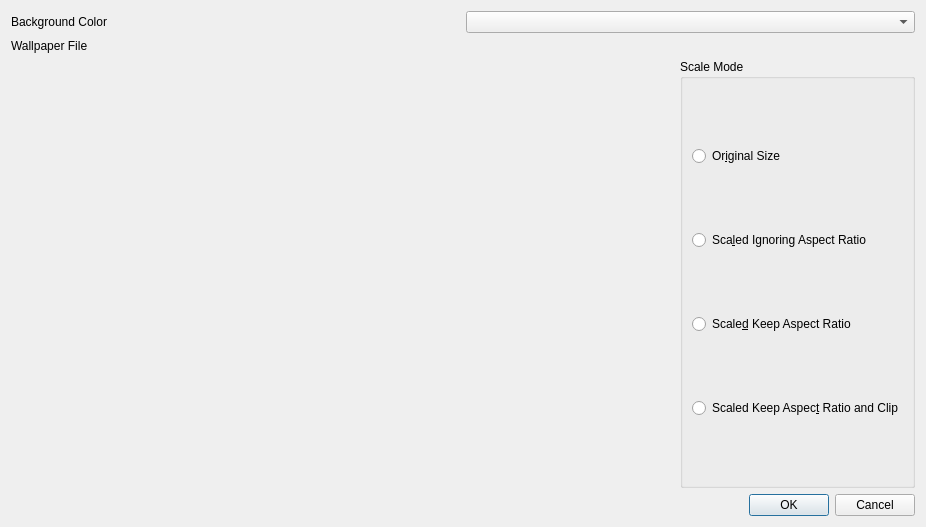
<?xml version="1.0" encoding="UTF-8"?>
<ui version="4.0">
 <author>Martin Koller</author>
 <class>ConfigureDesktopDialog</class>
 <widget class="QDialog" name="ConfigureDesktopDialog">
  <property name="geometry">
   <rect>
    <x>0</x>
    <y>0</y>
    <width>926</width>
    <height>527</height>
   </rect>
  </property>
  <property name="windowTitle">
   <string>Dialog</string>
  </property>
  <layout class="QVBoxLayout" name="verticalLayout_2">
   <item>
    <layout class="QGridLayout" name="gridLayout">
     <item row="0" column="0">
      <widget class="QLabel" name="label">
       <property name="text">
        <string>Background Color</string>
       </property>
      </widget>
     </item>
     <item row="0" column="1">
      <widget class="KColorCombo" name="kcolorcombo"/>
     </item>
     <item row="1" column="0">
      <widget class="QLabel" name="label_2">
       <property name="text">
        <string>Wallpaper File</string>
       </property>
      </widget>
     </item>
     <item row="1" column="1">
      <widget class="KUrlRequester" name="kurlrequester"/>
     </item>
    </layout>
   </item>
   <item>
    <layout class="QHBoxLayout" name="horizontalLayout">
     <item>
      <widget class="QLabel" name="preview">
       <property name="sizePolicy">
        <sizepolicy hsizetype="MinimumExpanding" vsizetype="MinimumExpanding">
         <horstretch>0</horstretch>
         <verstretch>0</verstretch>
        </sizepolicy>
       </property>
       <property name="minimumSize">
        <size>
         <width>400</width>
         <height>300</height>
        </size>
       </property>
       <property name="text">
        <string/>
       </property>
      </widget>
     </item>
     <item>
      <widget class="QGroupBox" name="groupBox">
       <property name="title">
        <string>Scale Mode</string>
       </property>
       <layout class="QVBoxLayout" name="verticalLayout">
        <item>
         <widget class="QRadioButton" name="origSizeButton">
          <property name="text">
           <string>Or&amp;iginal Size</string>
          </property>
         </widget>
        </item>
        <item>
         <widget class="QRadioButton" name="scaledIgnoreRatioButton">
          <property name="text">
           <string>Sca&amp;led Ignoring Aspect Ratio</string>
          </property>
         </widget>
        </item>
        <item>
         <widget class="QRadioButton" name="scaledKeepRatioButton">
          <property name="text">
           <string>Scale&amp;d Keep Aspect Ratio</string>
          </property>
         </widget>
        </item>
        <item>
         <widget class="QRadioButton" name="scaledKeepRatioClipButton">
          <property name="text">
           <string>Scaled Keep Aspec&amp;t Ratio and Clip</string>
          </property>
         </widget>
        </item>
       </layout>
      </widget>
     </item>
    </layout>
   </item>
   <item>
    <widget class="QDialogButtonBox" name="buttonBox">
     <property name="orientation">
      <enum>Qt::Horizontal</enum>
     </property>
     <property name="standardButtons">
      <set>QDialogButtonBox::Cancel|QDialogButtonBox::Ok</set>
     </property>
    </widget>
   </item>
  </layout>
 </widget>
 <customwidgets>
  <customwidget>
   <class>KUrlRequester</class>
   <extends>QWidget</extends>
   <header>kurlrequester.h</header>
  </customwidget>
  <customwidget>
   <class>KColorCombo</class>
   <extends>QComboBox</extends>
   <header>kcolorcombo.h</header>
  </customwidget>
 </customwidgets>
 <resources/>
 <connections>
  <connection>
   <sender>buttonBox</sender>
   <signal>accepted()</signal>
   <receiver>ConfigureDesktopDialog</receiver>
   <slot>accept()</slot>
   <hints>
    <hint type="sourcelabel">
     <x>248</x>
     <y>254</y>
    </hint>
    <hint type="destinationlabel">
     <x>157</x>
     <y>274</y>
    </hint>
   </hints>
  </connection>
  <connection>
   <sender>buttonBox</sender>
   <signal>rejected()</signal>
   <receiver>ConfigureDesktopDialog</receiver>
   <slot>reject()</slot>
   <hints>
    <hint type="sourcelabel">
     <x>316</x>
     <y>260</y>
    </hint>
    <hint type="destinationlabel">
     <x>286</x>
     <y>274</y>
    </hint>
   </hints>
  </connection>
 </connections>
</ui>
